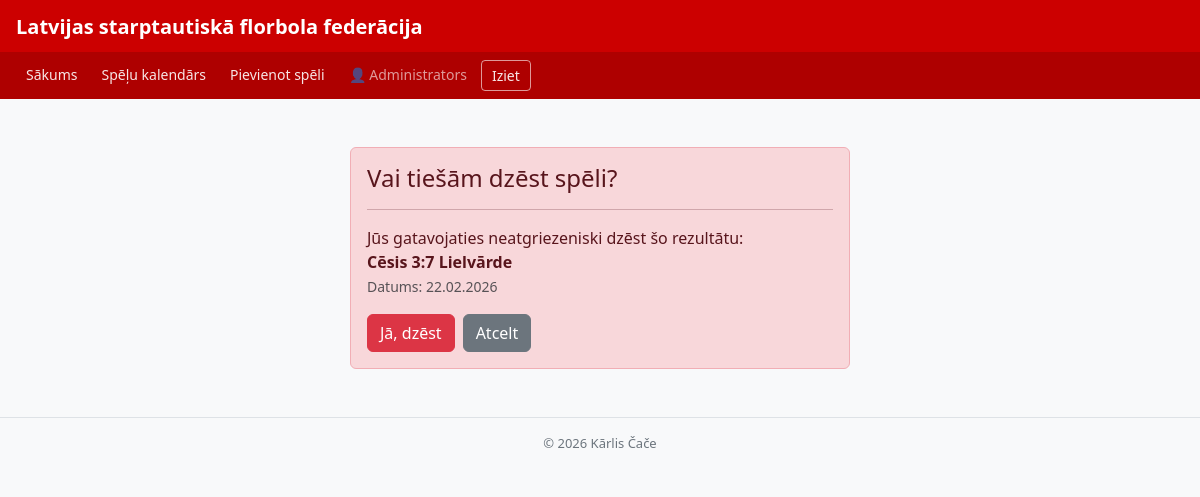
The app's page /dz_speli/3 (signed in) with its own data.
### tables this page shows
CREATE TABLE komandas (
            id        INTEGER PRIMARY KEY AUTOINCREMENT,
            nosaukums TEXT NOT NULL,
            liga_id   INTEGER NOT NULL,
            FOREIGN KEY (liga_id) REFERENCES ligas(id)
        );

CREATE TABLE speles (
            id                 INTEGER PRIMARY KEY AUTOINCREMENT,
            liga_id            INTEGER NOT NULL,
            majas_komanda_id   INTEGER NOT NULL,
            viesi_komanda_id   INTEGER NOT NULL,
            majas_varti        INTEGER NOT NULL DEFAULT 0,
            viesi_varti        INTEGER NOT NULL DEFAULT 0,
            datums             TEXT NOT NULL,
            FOREIGN KEY (liga_id)          REFERENCES ligas(id),
            FOREIGN KEY (majas_komanda_id) REFERENCES komandas(id),
            FOREIGN KEY (viesi_komanda_id) REFERENCES komandas(id)
        );

### app.py (the view)
@app.route("/dz_speli/<int:spele_id>", methods=["GET", "POST"])#admins var dzēst jebkuru spēli, no jebkuras līgas, izvēloties spēli no spēļu kalendāra
def dz_speli(spele_id):
    if session.get("loma") != "tiesnesis":
        flash("Šī lapa ir pieejama tikai tiesnesim!", "error")
        return redirect(url_for("sakums"))
    conn = get_db()
    spele = conn.execute("""
        SELECT s.id, s.majas_varti, s.viesi_varti, s.datums,
               m.nosaukums AS majas,
               v.nosaukums AS viesi
        FROM speles s
        JOIN komandas m ON s.majas_komanda_id = m.id
        JOIN komandas v ON s.viesi_komanda_id = v.id
        WHERE s.id = ?
    """, (spele_id,)).fetchone()
    if not spele:
        conn.close()
        flash("Šāda spēle neeksistē!", "error")
        return redirect(url_for("speles"))
    if request.method == "POST":
        conn.execute("DELETE FROM speles WHERE id = ?", (spele_id,))
        conn.commit()
        conn.close()
        flash("Spēle veiksmīgi dzēsta.", "success")
        return redirect(url_for("speles"))
    conn.close()
    return render_template("dzest.html", spele=spele)

### app.py (called while the page is built)
def get_db(): #izveido savienojumu ar datubāzi
    conn = sqlite3.connect(fails, check_same_thread=False)
    conn.execute("PRAGMA foreign_keys = ON")
    conn.row_factory = sqlite3.Row
    return conn

### templates/dzest.html (shortened to what this page needs)
{% extends "pamats.html" %}
{% block content %}
<div class="container mt-5">
    <div class="alert alert-danger mx-auto" style="max-width: 500px;">
        <h4 class="alert-heading"> Vai tiešām dzēst spēli?</h4>
        <hr>
        <p class="mb-3">
            Jūs gatavojaties neatgriezeniski dzēst šo rezultātu: <br>
            <strong>{{ spele.majas }} {{ spele.majas_varti }}:{{ spele.viesi_varti }} {{ spele.viesi }}</strong> <br>
            <small class="text-muted">Datums: {{ spele.datums }}</small>
        </p>
        <form method="POST">
            <div class="d-flex gap-2">
                <button type="submit" class="btn btn-danger">Jā, dzēst</button>
                <a href="{{ url_for('sakums') }}" class="btn btn-secondary">Atcelt</a>
            </div>
        </form>
    </div>
</div>
{% endblock %}

### templates/pamats.html (style rules this page uses)
body { background: #f8f9fa; }

### records on screen
komandas: majas "Cēsis"
speles: majas_varti "3", viesi_varti "7", datums "22.02.2026"
komandas: viesi "Lielvārde"

### other values on screen
{{ session['vards'] }} "Administrators"
